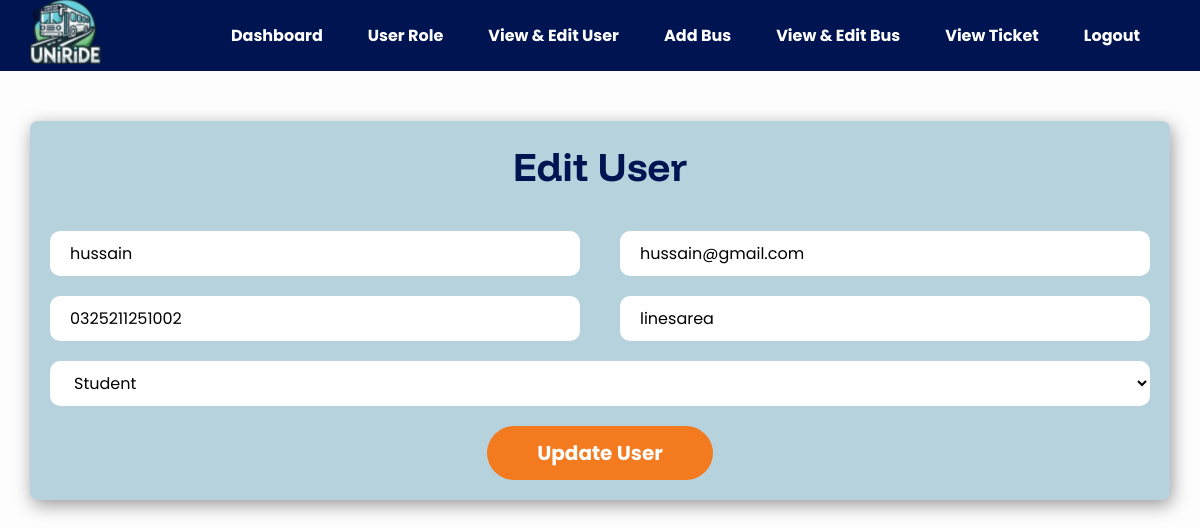
Page /edit-user.php?uniId=CSC-23S-205 (signed in) on the committed database.
### tables this page shows
CREATE TABLE `users` (
  `id` int(11) NOT NULL,
  `UniId` varchar(50) NOT NULL,
  `username` varchar(50) NOT NULL,
  `password` varchar(255) NOT NULL,
  `role` enum('student','admin','faculty') DEFAULT 'student',
  `email` varchar(255) NOT NULL,
  `contact_number` varchar(15) NOT NULL,
  `Address` text DEFAULT NULL
);

### edit-user.php (the view, shortened to what this page needs)
<?php
include 'db.php';
$uniId = $_GET['uniId'];
$sql = "SELECT * FROM users WHERE UniId = '$uniId'";
$result = $conn->query($sql);
$user = $result->fetch_assoc();
?>
<!DOCTYPE html>
<html lang="en">
<head>
    <link rel="stylesheet" href="style.css">
</head>
<body>
    <div class="navigation">
        <div class="hero-column">
            <div class="nav-container">
                <div class="site-logo">
                    <ul>
                        <li><a href="index.php"><img src="images/sitelogo.svg" alt="SMIU UniRide Logo"></a></li>
                    </ul>
                </div>
                <div class="navbar">
                    <nav>
                    <nav>
                    <ul>
                        <li><a href="admin.php">Dashboard</a></li>
                        <li><a href="user-role.php">User Role</a></li>
                        <li><a href="view-user.php">View & Edit User</a></li>
                        <li><a href="add-bus.php">Add Bus</a></li>
                        <li><a href="view-buses.php">View & Edit Bus</a></li>
                        <li><a href="view-ticket.php">View Ticket</a></li>
                        <?php if (isset($_SESSION['username'])): ?>
                            <li><a href="logout.php">Logout</a></li>
                        <?php else: ?>
                            <li><a href="login.php">Login</a></li>
                        <?php endif; ?>
                    </ul>
                    </nav>
                </div>
            </div>
        </div>
    </div>
    <main>
        <section class="edit-user">
            <div class="home-container">
                <div class="main-container">
                    <h1>Edit User</h1>
                    <form method="POST" class="edit-user-form">
                        <input class="edit-user-input" type="text" name="username" value="<?= htmlspecialchars($user['username']); ?>" required>
                        <input class="edit-user-input" type="email" name="email" value="<?= htmlspecialchars($user['email']); ?>" required>
                        <input class="edit-user-input" type="number" name="contact_number" value="<?= htmlspecialchars($user['contact_number']); ?>" required>
                        <input class="edit-user-input" type="text" name="address" value="<?= htmlspecialchars($user['Address']); ?>" required>
                        <select class="edit-user-input-select edit-user-input" name="role" required>
                            <option value="student" <?= $user['role'] === 'student' ? 'selected' : ''; ?>>Student</option>
                        </select>
                        <button type="submit">Update User</button>
                    </form>
                </div>
            </div>
        </section>
    </main>
</body>
</html>

### style.css (style rules this page uses)
body { font-family: poppins-reg; margin: 0; padding: 0; background-color: #FEFDFD; }
h1, h2 { font-family: funneldisplay; padding: 0; margin: 0; }
div { box-sizing: border-box; padding: 0; margin: 0; }
.navigation { background-color: #011452; position: sticky; top: 0; z-index: 9999999999; }
body .nav-container { max-width: 95%; margin: auto; display: flex; justify-content: space-between; column-gap: 40px; align-items: center; }
.nav-container ul { list-style-type: none; margin: 0; padding: 0; display: flex; }
.nav-container .navbar ul li { margin-right: 15px; }
.nav-container .navbar ul li a { color: white; text-decoration: none; padding: 8px 15px; border-radius: 5px; font-size: 16px; font-family: poppins-bold; }
.main-container { width: 100%; background: #B5D2DD; padding: 20px; margin: 50px auto; border-radius: 8px; box-shadow: 2px 5px 18px 0 rgba(0, 0, 0, 0.4); text-align: center; }
body .main-container h1 { font-size: 40px; margin-bottom: 40px; color: #011452; }
button { padding: 12px 50px; border: none; border-radius: 30px; background: #F37A1F; color: #ffffff; cursor: pointer; font-size: 20px; margin: auto; font-family: poppins-bold; }
select { width: 100%; padding: 10px 20px; background-color: #FFFFFF; border: none; border-radius: 10px; font-size: 16px; font-family: poppins-reg; }
.edit-user-form { display: flex; flex-wrap: wrap; justify-content: space-between; gap: 20px; }
.edit-user-input { width: calc(50% - 60px); padding: 10px 20px; background-color: #FFFFFF; border: none; border-radius: 10px; font-size: 16px; font-family: poppins-reg; }
.edit-user-input-select { width: 100%; }
body .home-container { max-width: 95%; width: 100%; margin: auto; }

### rows in the picture
users: username "hussain", email "hussain@gmail.com", contact_number "0325211251002", address "linesarea", role "Student"
